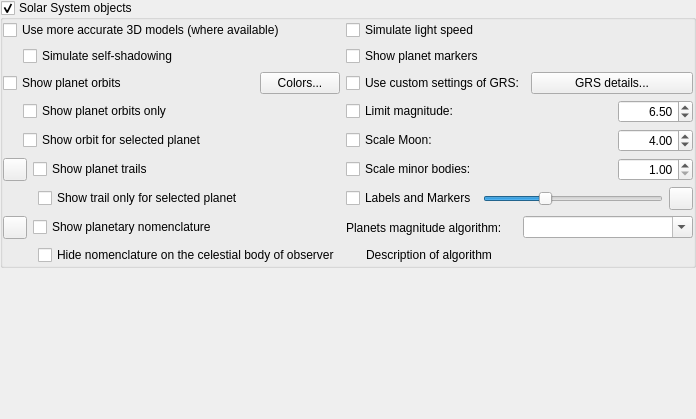
        <widget class="QWidget" name="page_SS">
         <layout class="QGridLayout" name="gridLayout_22">
          <property name="leftMargin">
           <number>0</number>
          </property>
          <property name="topMargin">
           <number>0</number>
          </property>
          <property name="rightMargin">
           <number>0</number>
          </property>
          <property name="bottomMargin">
           <number>0</number>
          </property>
          <property name="spacing">
           <number>0</number>
          </property>
          <item row="1" column="0">
           <spacer name="verticalSpacer_4">
            <property name="orientation">
             <enum>Qt::Vertical</enum>
            </property>
            <property name="sizeHint" stdset="0">
             <size>
              <width>20</width>
              <height>151</height>
             </size>
            </property>
           </spacer>
          </item>
          <item row="0" column="0">
           <widget class="QGroupBox" name="planetsGroupBox">
            <property name="title">
             <string>Solar System objects</string>
            </property>
            <property name="flat">
             <bool>true</bool>
            </property>
            <property name="checkable">
             <bool>true</bool>
            </property>
            <layout class="QGridLayout" name="gridLayout_20">
             <property name="leftMargin">
              <number>0</number>
             </property>
             <property name="topMargin">
              <number>0</number>
             </property>
             <property name="rightMargin">
              <number>0</number>
             </property>
             <property name="bottomMargin">
              <number>0</number>
             </property>
             <item row="12" column="0">
              <layout class="QHBoxLayout" name="horizontalLayout_13">
               <item>
                <spacer name="horizontalSpacer_9">
                 <property name="orientation">
                  <enum>Qt::Horizontal</enum>
                 </property>
                 <property name="sizeType">
                  <enum>QSizePolicy::Fixed</enum>
                 </property>
                 <property name="sizeHint" stdset="0">
                  <size>
                   <width>35</width>
                   <height>20</height>
                  </size>
                 </property>
                </spacer>
               </item>
               <item>
                <widget class="QCheckBox" name="hidePlanetNomenclatureCheckBox">
                 <property name="text">
                  <string>Hide nomenclature on the celestial body of observer</string>
                 </property>
                </widget>
               </item>
              </layout>
             </item>
             <item row="10" column="0">
              <layout class="QHBoxLayout" name="horizontalLayout_18">
               <item>
                <spacer name="horizontalSpacer_10">
                 <property name="orientation">
                  <enum>Qt::Horizontal</enum>
                 </property>
                 <property name="sizeType">
                  <enum>QSizePolicy::Fixed</enum>
                 </property>
                 <property name="sizeHint" stdset="0">
                  <size>
                   <width>35</width>
                   <height>20</height>
                  </size>
                 </property>
                </spacer>
               </item>
               <item>
                <widget class="QCheckBox" name="planetIsolatedTrailsCheckBox">
                 <property name="toolTip">
                  <string>Deactivate this option if you want to see the trails for all Solar system bodies.</string>
                 </property>
                 <property name="text">
                  <string>Show trail only for selected planet</string>
                 </property>
                </widget>
               </item>
              </layout>
             </item>
             <item row="6" column="0">
              <layout class="QHBoxLayout" name="horizontalLayout_2">
               <item>
                <spacer name="horizontalSpacer_5">
                 <property name="orientation">
                  <enum>Qt::Horizontal</enum>
                 </property>
                 <property name="sizeType">
                  <enum>QSizePolicy::Fixed</enum>
                 </property>
                 <property name="sizeHint" stdset="0">
                  <size>
                   <width>20</width>
                   <height>20</height>
                  </size>
                 </property>
                </spacer>
               </item>
               <item>
                <widget class="QCheckBox" name="planetIsolatedOrbitCheckBox">
                 <property name="toolTip">
                  <string>Deactivate this option if you want to see orbit for selected planet and its moons.</string>
                 </property>
                 <property name="text">
                  <string>Show orbit for selected planet</string>
                 </property>
                </widget>
               </item>
              </layout>
             </item>
             <item row="4" column="0">
              <layout class="QHBoxLayout" name="horizontalLayout_16">
               <property name="bottomMargin">
                <number>0</number>
               </property>
               <item>
                <widget class="QCheckBox" name="planetOrbitCheckBox">
                 <property name="sizePolicy">
                  <sizepolicy hsizetype="Minimum" vsizetype="Fixed">
                   <horstretch>0</horstretch>
                   <verstretch>0</verstretch>
                  </sizepolicy>
                 </property>
                 <property name="text">
                  <string>Show planet orbits</string>
                 </property>
                </widget>
               </item>
               <item>
                <spacer name="horizontalSpacer_4">
                 <property name="orientation">
                  <enum>Qt::Horizontal</enum>
                 </property>
                 <property name="sizeHint" stdset="0">
                  <size>
                   <width>40</width>
                   <height>20</height>
                  </size>
                 </property>
                </spacer>
               </item>
               <item>
                <widget class="QPushButton" name="pushButtonOrbitColors">
                 <property name="toolTip">
                  <string>Configure colors of orbit lines</string>
                 </property>
                 <property name="text">
                  <string>Colors...</string>
                 </property>
                </widget>
               </item>
              </layout>
             </item>
             <item row="0" column="0">
              <widget class="QCheckBox" name="planetUseObjModelsCheckBox">
               <property name="toolTip">
                <string/>
               </property>
               <property name="text">
                <string>Use more accurate 3D models (where available)</string>
               </property>
              </widget>
             </item>
             <item row="11" column="1">
              <layout class="QHBoxLayout" name="horizontalLayout_6">
               <item>
                <widget class="QLabel" name="planetDetailsLabel">
                 <property name="text">
                  <string>Planets magnitude algorithm:</string>
                 </property>
                </widget>
               </item>
               <item>
                <widget class="QComboBox" name="planetMagnitudeAlgorithmComboBox">
                 <property name="editable">
                  <bool>true</bool>
                 </property>
                 <property name="insertPolicy">
                  <enum>QComboBox::NoInsert</enum>
                 </property>
                </widget>
               </item>
              </layout>
             </item>
             <item row="1" column="0">
              <layout class="QHBoxLayout" name="horizontalLayoutSelfShadowing">
               <item>
                <spacer name="horizontalSpacerSelfShadowing">
                 <property name="orientation">
                  <enum>Qt::Horizontal</enum>
                 </property>
                 <property name="sizeType">
                  <enum>QSizePolicy::Fixed</enum>
                 </property>
                 <property name="sizeHint" stdset="0">
                  <size>
                   <width>20</width>
                   <height>20</height>
                  </size>
                 </property>
                </spacer>
               </item>
               <item>
                <widget class="QCheckBox" name="planetShowObjSelfShadowsCheckBox">
                 <property name="toolTip">
                  <string/>
                 </property>
                 <property name="text">
                  <string>Simulate self-shadowing</string>
                 </property>
                </widget>
               </item>
              </layout>
             </item>
             <item row="8" column="0">
              <layout class="QHBoxLayout" name="horizontalLayout_19">
               <item>
                <widget class="QToolButton" name="planetTrailsColor">
                 <property name="toolTip">
                  <string>Color of trails</string>
                 </property>
                </widget>
               </item>
               <item>
                <widget class="QCheckBox" name="planetTrailsCheckBox">
                 <property name="text">
                  <string>Show planet trails</string>
                 </property>
                </widget>
               </item>
              </layout>
             </item>
             <item row="5" column="0">
              <layout class="QHBoxLayout" name="horizontalLayout_12">
               <item>
                <spacer name="horizontalSpacer_8">
                 <property name="orientation">
                  <enum>Qt::Horizontal</enum>
                 </property>
                 <property name="sizeType">
                  <enum>QSizePolicy::Fixed</enum>
                 </property>
                 <property name="sizeHint" stdset="0">
                  <size>
                   <width>20</width>
                   <height>20</height>
                  </size>
                 </property>
                </spacer>
               </item>
               <item>
                <widget class="QCheckBox" name="planetOrbitOnlyCheckBox">
                 <property name="text">
                  <string>Show planet orbits only</string>
                 </property>
                </widget>
               </item>
              </layout>
             </item>
             <item row="11" column="0">
              <layout class="QHBoxLayout" name="horizontalLayout_9">
               <item>
                <widget class="QToolButton" name="planetNomenclatureColor">
                 <property name="toolTip">
                  <string>Color of nomenclature labels</string>
                 </property>
                 <property name="text">
                  <string/>
                 </property>
                </widget>
               </item>
               <item>
                <widget class="QCheckBox" name="planetNomenclatureCheckBox">
                 <property name="toolTip">
                  <string>Show hints and labels for planetary features</string>
                 </property>
                 <property name="text">
                  <string>Show planetary nomenclature</string>
                 </property>
                </widget>
               </item>
              </layout>
             </item>
             <item row="0" column="1">
              <widget class="QCheckBox" name="planetLightSpeedCheckBox">
               <property name="toolTip">
                <string>Activate this option to simulate the effect of real speed of light (recommended).</string>
               </property>
               <property name="text">
                <string>Simulate light speed</string>
               </property>
              </widget>
             </item>
             <item row="12" column="1">
              <layout class="QHBoxLayout" name="horizontalLayout_3">
               <property name="topMargin">
                <number>0</number>
               </property>
               <item>
                <spacer name="horizontalSpacer_6">
                 <property name="orientation">
                  <enum>Qt::Horizontal</enum>
                 </property>
                 <property name="sizeType">
                  <enum>QSizePolicy::Fixed</enum>
                 </property>
                 <property name="sizeHint" stdset="0">
                  <size>
                   <width>20</width>
                   <height>20</height>
                  </size>
                 </property>
                </spacer>
               </item>
               <item>
                <widget class="QLabel" name="planetMagnitudeAlgorithmDescription">
                 <property name="text">
                  <string notr="true">Description of algorithm</string>
                 </property>
                 <property name="textFormat">
                  <enum>Qt::RichText</enum>
                 </property>
                 <property name="wordWrap">
                  <bool>true</bool>
                 </property>
                </widget>
               </item>
              </layout>
             </item>
             <item row="10" column="1">
              <layout class="QHBoxLayout" name="horizontalLayout_17">
               <item>
                <widget class="QCheckBox" name="planetLabelCheckBox">
                 <property name="text">
                  <string>Labels and Markers</string>
                 </property>
                </widget>
               </item>
               <item>
                <widget class="QSlider" name="planetsLabelsHorizontalSlider">
                 <property name="sizePolicy">
                  <sizepolicy hsizetype="Preferred" vsizetype="Fixed">
                   <horstretch>0</horstretch>
                   <verstretch>0</verstretch>
                  </sizepolicy>
                 </property>
                 <property name="minimumSize">
                  <size>
                   <width>180</width>
                   <height>0</height>
                  </size>
                 </property>
                 <property name="value">
                  <number>33</number>
                 </property>
                 <property name="orientation">
                  <enum>Qt::Horizontal</enum>
                 </property>
                </widget>
               </item>
               <item>
                <widget class="QToolButton" name="planetLabelColor">
                 <property name="toolTip">
                  <string>Color of planet labels</string>
                 </property>
                </widget>
               </item>
              </layout>
             </item>
             <item row="8" column="1">
              <layout class="QHBoxLayout" name="scaleSelectedHorizontalLayout">
               <item>
                <widget class="QCheckBox" name="planetScaleMinorBodyCheckBox">
                 <property name="text">
                  <string>Scale minor bodies:</string>
                 </property>
                </widget>
               </item>
               <item>
                <widget class="QDoubleSpinBox" name="minorBodyScaleFactor">
                 <property name="maximumSize">
                  <size>
                   <width>75</width>
                   <height>16777215</height>
                  </size>
                 </property>
                 <property name="alignment">
                  <set>Qt::AlignRight|Qt::AlignTrailing|Qt::AlignVCenter</set>
                 </property>
                 <property name="decimals">
                  <number>2</number>
                 </property>
                 <property name="minimum">
                  <double>1.000000000000000</double>
                 </property>
                 <property name="maximum">
                  <double>100.000000000000000</double>
                 </property>
                 <property name="singleStep">
                  <double>0.500000000000000</double>
                 </property>
                </widget>
               </item>
              </layout>
             </item>
             <item row="6" column="1">
              <layout class="QHBoxLayout" name="horizontalLayout">
               <item>
                <widget class="QCheckBox" name="planetScaleMoonCheckBox">
                 <property name="text">
                  <string>Scale Moon:</string>
                 </property>
                </widget>
               </item>
               <item>
                <widget class="QDoubleSpinBox" name="moonScaleFactor">
                 <property name="maximumSize">
                  <size>
                   <width>75</width>
                   <height>16777215</height>
                  </size>
                 </property>
                 <property name="toolTip">
                  <string>Scale factor</string>
                 </property>
                 <property name="alignment">
                  <set>Qt::AlignRight|Qt::AlignTrailing|Qt::AlignVCenter</set>
                 </property>
                 <property name="decimals">
                  <number>2</number>
                 </property>
                 <property name="minimum">
                  <double>1.000000000000000</double>
                 </property>
                 <property name="maximum">
                  <double>20.000000000000000</double>
                 </property>
                 <property name="singleStep">
                  <double>0.100000000000000</double>
                 </property>
                 <property name="value">
                  <double>4.000000000000000</double>
                 </property>
                </widget>
               </item>
              </layout>
             </item>
             <item row="5" column="1">
              <layout class="QHBoxLayout" name="planetLimMagHorizontalLayout">
               <item>
                <widget class="QCheckBox" name="planetLimitMagnitudeCheckBox">
                 <property name="toolTip">
                  <string>Limit the magnitude of solar system objects</string>
                 </property>
                 <property name="text">
                  <string>Limit magnitude:</string>
                 </property>
                </widget>
               </item>
               <item>
                <widget class="QDoubleSpinBox" name="planetLimitMagnitudeDoubleSpinBox">
                 <property name="maximumSize">
                  <size>
                   <width>75</width>
                   <height>16777215</height>
                  </size>
                 </property>
                 <property name="alignment">
                  <set>Qt::AlignRight|Qt::AlignTrailing|Qt::AlignVCenter</set>
                 </property>
                 <property name="maximum">
                  <double>22.000000000000000</double>
                 </property>
                 <property name="singleStep">
                  <double>0.100000000000000</double>
                 </property>
                 <property name="value">
                  <double>6.500000000000000</double>
                 </property>
                </widget>
               </item>
              </layout>
             </item>
             <item row="4" column="1">
              <layout class="QHBoxLayout" name="horizontalLayout_15">
               <item>
                <widget class="QCheckBox" name="customGrsSettingsCheckBox">
                 <property name="text">
                  <string>Use custom settings of GRS:</string>
                 </property>
                </widget>
               </item>
               <item>
                <widget class="QPushButton" name="pushButtonGrsDetails">
                 <property name="text">
                  <string>GRS details...</string>
                 </property>
                </widget>
               </item>
              </layout>
             </item>
             <item row="1" column="1">
              <widget class="QCheckBox" name="planetMarkerCheckBox">
               <property name="text">
                <string>Show planet markers</string>
               </property>
              </widget>
             </item>
            </layout>
           </widget>
          </item>
         </layout>
        </widget>
